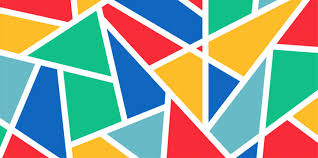
#> input picture week_1/day-03/images-3.png, 318 x 158 px
$ python histograms.py
#> lines starting #> are read from the running program, lines starting #| are printed output that depends on the picture
import cv2 as cv
import numpy as np
from matplotlib import pyplot as plt
import sys

# güvenlik kontrolü
dosya_yolu = 'images-3.png'
img = cv.imread(dosya_yolu)
#> img is the input picture: shape (158, 318, 3); mean B, G, R 150.8, 166, 152.8

if img is None:
    print(f"HATA: '{dosya_yolu}' dosyası bulunamadı! Lütfen yolu kontrol et.")
    sys.exit()


# BÖLÜM 1: RENKLİ HİSTOGRAM (BGR KANALLARI)

# Görüntüdeki Mavi, Yeşil ve Kırmızı yoğunluğunu ayrı ayrı grafiğe döküyoruz.
renkler = ('b', 'g', 'r') # OpenCV BGR formatında okuduğu için sıra böyledir

# Matplotlib'de yeni bir grafik penceresi açıyoruz
plt.figure(figsize=(10, 4))
plt.subplot(1, 2, 1) # 1 satır, 2 sütunlu grafiğin 1.si
plt.title("Renkli Histogram (BGR)")

for i, renk in enumerate(renkler):
    # calcHist parametreleri: [görsel], [kanal_no], maske, [kutu_sayisi], [deger_araligi]
    hist_renk = cv.calcHist([img], [i], None, [256], [0, 256])
    plt.plot(hist_renk, color=renk)
    plt.xlim([0, 256])


# BÖLÜM 2: GRİ HİSTOGRAM VE KONTRAST ARTIRMA (EQUALIZATION)

# Histogram eşitleme işlemi (görüntüyü iyileştirme) sadece tek kanallı (gri) resimlerde yapılır.
gri_img = cv.cvtColor(img, cv.COLOR_BGR2GRAY)
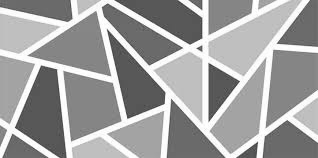
#> gri_img: shape (158, 318); min 57, max 255, mean 160.3

# Histogram Eşitleme: Işığı görüntünün her yerine dengeli dağıtır (Kontrastı artırır)
esitlenmis_img = cv.equalizeHist(gri_img)
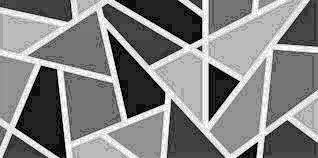
#> esitlenmis_img: shape (158, 318); min 0, max 255, mean 133

# Orijinal gri ve eşitlenmiş gri resimlerin histogramlarını hesaplayalım
hist_orijinal_gri = cv.calcHist([gri_img], [0], None, [256], [0, 256])
#> hist_orijinal_gri = 256 values, max 5874 at index 133, min 0 at index 0, mean 196.3
hist_esitlenmis_gri = cv.calcHist([esitlenmis_img], [0], None, [256], [0, 256])
#> hist_esitlenmis_gri = 256 values, max 5874 at index 118, min 0 at index 9, mean 196.3

# İkinci grafiği çizelim
plt.subplot(1, 2, 2)
plt.title("Gri Histogram Eşitleme")
plt.plot(hist_orijinal_gri, color='black', label='Orijinal')
plt.plot(hist_esitlenmis_gri, color='green', label='Eşitlenmiş', linestyle='--')
plt.legend()
plt.xlim([0, 256])


# BÖLÜM 3: EKRANDA GÖSTERİM

# Resimleri yan yana birleştirip tek pencerede göstermek için yatay yığma (hstack) yapıyoruz
# Not: Eşitleme işleminin görüntüde yarattığı farka dikkat et!
yan_yana_resimler = np.hstack((gri_img, esitlenmis_img))
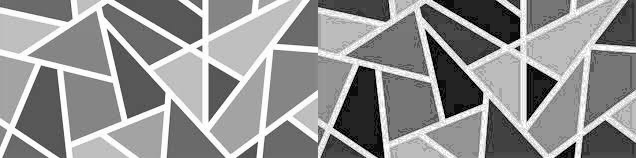
#> yan_yana_resimler: shape (158, 636); min 0, max 255, mean 146.7
cv.imshow('Orijinal Gri VS Kontrasti Artirilmis Gri', yan_yana_resimler)

print("Grafiklerin bulunduğu Matplotlib penceresini kapattığında program sonlanacaktır.")

# Grafikleri ekrana bas (Bu komut çalışınca grafik penceresi kapanana kadar kod bekler)
plt.show()
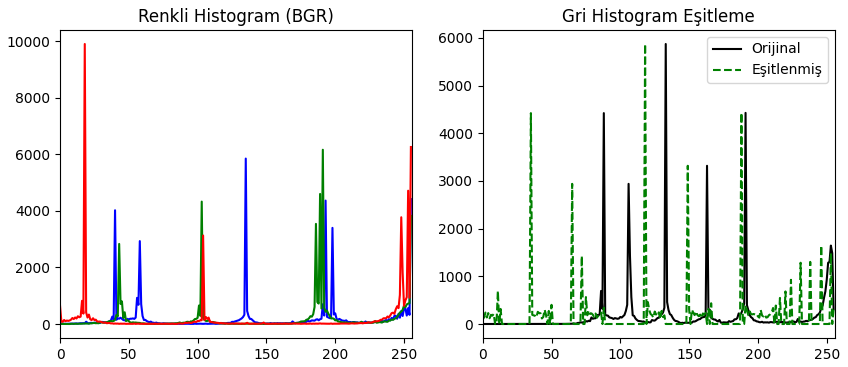
#> figure drawn by matplotlib, 2 panels; panel 1: curve peaks at x = 135, y = 5847; panel 1: curve peaks at x = 191, y = 6159; panel 1: curve peaks at x = 18, y = 9897; panel 2: curve peaks at x = 133, y = 5874

# Pencereleri temizle
cv.waitKey(0)
cv.destroyAllWindows()
